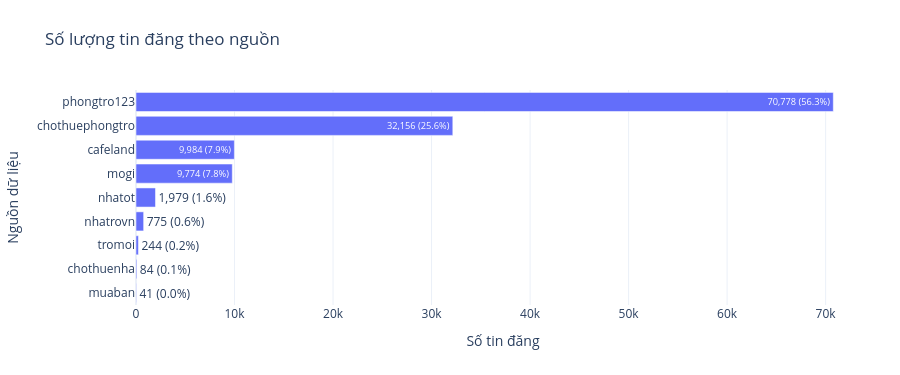

The notebook cell saved with this chart:
### Markdown cell above
<a id="section-01"></a>

# 01 — Dataset Inventory & Snapshot

**Câu hỏi:** Snapshot gồm những nguồn, fields và kiểu dữ liệu nào?

### Code cell
# Compute inventory KPIs and source proportions on the fixed snapshot.
inventory = pd.Series({
    'Total listings': N_ROWS, 'Total fields': len(df_latest.columns),
    'Number of sources': source.nunique(),
    'Unique rental_post_id': df_latest.rental_post_id.nunique(),
    'Duplicate IDs': df_latest.rental_post_id.duplicated().sum(),
    'Snapshot timestamp UTC': RUN_CONTEXT['snapshot_completed_utc'],
}, name='value')
source_summary = counts(source, 'source')
source_summary['bar_label'] = source_summary.apply(
    lambda row: f"{row['count']:,.0f} ({row['percent']:.1f}%)", axis=1,
)
display(inventory.to_frame())
fig = bar(
    source_summary, 'source', 'count', 'Số lượng tin đăng theo nguồn',
    orientation='h', text='bar_label',
    labels={'source': 'Nguồn dữ liệu', 'count': 'Số tin đăng'},
)

### Figure 1 — Plotly figure (JSON) as saved in the notebook; plotly's stock layout.template omitted (floating-point values rounded to 4 significant figures)
{"data": [{"alignmentgroup": "True", "customdata": [[56.26], [25.56], [7.935], [7.769], [1.573], [0.616], [0.1939], [0.06676], [0.03259]], "hovertemplate": "Số tin đăng=%{x}<br>Nguồn dữ liệu=%{y}<br>bar_label=%{text}<br>percent=%{customdata[0]}<extra></extra>", "legendgroup": "", "marker": {"color": "#636efa", "pattern": {"shape": ""}}, "name": "", "offsetgroup": "", "orientation": "h", "showlegend": false, "text": ["70,778 (56.3%)", "32,156 (25.6%)", "9,984 (7.9%)", "9,774 (7.8%)", "1,979 (1.6%)", "775 (0.6%)", "244 (0.2%)", "84 (0.1%)", "41 (0.0%)"], "textposition": "auto", "type": "bar", "x": [70778, 32156, 9984, 9774, 1979, 775, 244, 84, 41], "xaxis": "x", "y": ["phongtro123", "chothuephongtro", "cafeland", "mogi", "nhatot", "nhatrovn", "tromoi", "chothuenha", "muaban"], "yaxis": "y"}], "layout": {"height": 375, "legend": {"tracegroupgap": 0}, "margin": {"b": 70, "l": 30, "r": 30, "t": 90}, "title": {"text": "Số lượng tin đăng theo nguồn"}, "xaxis": {"anchor": "y", "domain": [0, 1], "title": {"text": "Số tin đăng"}}, "yaxis": {"anchor": "x", "categoryorder": "total ascending", "domain": [0, 1], "title": {"text": "Nguồn dữ liệu"}}}}
